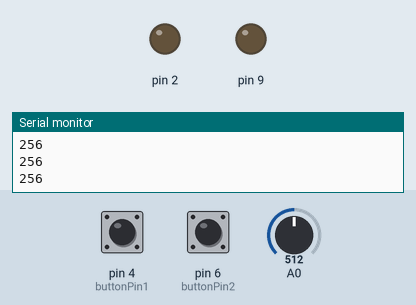
Simulated run of this sketch. Board: Arduino Uno, built with avr-gcc and run on an emulated ATmega328P. Parts: output pins drawn as LEDs (lit = HIGH), the last lines printed to the serial monitor. Wiring (inferred from the names in the program): HMC5883L compass at I2C address 0x1E. The inputs (shaded band) are chosen by the test bench; at power-on: A0 = 512, pin 4 (buttonPin1) HIGH, pin 6 (buttonPin2) LOW.

Above: at 1.2 s.
1.3 s: A0 set to 188
2.8 s: A0 set to 161
At 3.6 s:
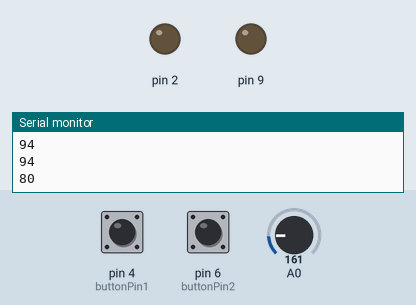
5.8 s: A0 set to 106
8.8 s: A0 set to 94
At 9.5 s:
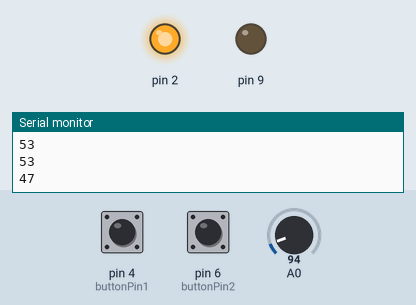
11.8 s: pin 4 (buttonPin1) pulled LOW for 3.2 s
At 12.2 s:
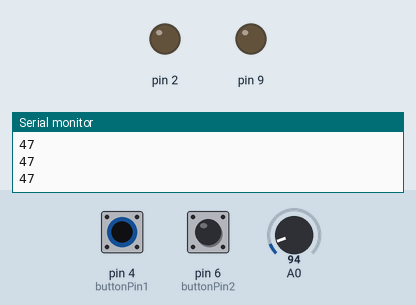
16.5 s: pin 6 (buttonPin2) pulled HIGH for 3.2 s
At 20.4 s:
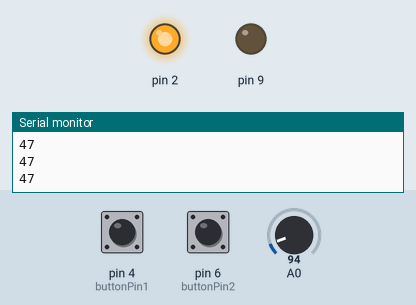
Timing chart, 0 to 22.2 s (numbered marks = the images above; inputs shaded):
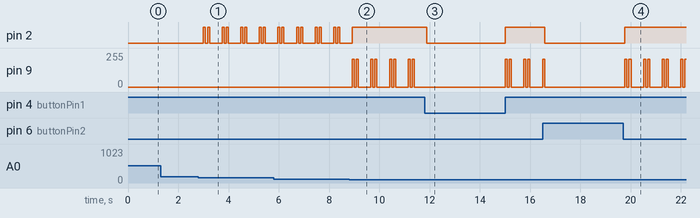

Measured:
- the behaviour switches between 100 and 99 on A0 (found by bisection; images 1 and 2)
- after the input at 2.8 s, pin 2: LOW → HIGH after 0.20 s, then repeats every 0.74 s: LOW 0.08 s, HIGH 0.08 s, LOW 0.50 s, HIGH 0.08 s
- after the input at 8.8 s, pin 2: goes on until 8.9 s, then stays HIGH; pin 9: 0/255 → 208/255 after 0.13 s, then repeats every 0.74 s: 0/255 0.08 s, 208/255 0.08 s, 0/255 0.50 s, 208/255 0.08 s
- after the input at 11.8 s, pin 2: HIGH → LOW after 0.09 s, → HIGH 3.1 s later
- after the input at 16.5 s, pin 2: HIGH → LOW after 0.07 s, → HIGH 3.2 s later

The sketch:

blind.ino
```cpp
#include <Wire.h> //I2C Arduino Library

#define address 0x1E //0011110b, I2C 7bit address of HMC5883
const int buttonPin1 = 4;
const int buttonPin2 = 6;
const int COMPASS = 1;
const int DISTANCE = 2;
const int OFF = 3;
void setup(){
  pinMode(buttonPin1, INPUT);
  pinMode(buttonPin2, INPUT);
  pinMode(2, OUTPUT);
  //Initialize Serial and I2C communications
  Serial.begin(9600);
  Wire.begin();

  //Put the HMC5883 IC into the correct operating mode
  Wire.beginTransmission(address); //open communication with HMC5883
  Wire.write(0x02); //select mode register
  Wire.write(0x00); //continuous measurement mode
  Wire.endTransmission();
}

void loop(){
  compass();
  distance();
  off();
}

void distance(){
clr();
while(1){
  if(checkMode(DISTANCE)) break;
  int inch = analogRead(0)/2;
  Serial.println(inch);
  if(inch<90&&inch>=50){
    if(checkMode(DISTANCE)) goto out;
    digitalWrite(2, HIGH);
    delay(80);
    if(checkMode(DISTANCE)) goto out;
    digitalWrite(2, LOW);
    delay(80);
    if(checkMode(DISTANCE)) goto out;
    digitalWrite(2, HIGH);
    delay(80);
    if(checkMode(DISTANCE)) goto out;
    digitalWrite(2, LOW);
  }
  else if(inch<50&&inch>=25){
    if(checkMode(DISTANCE)) goto out;
    analogWrite(9,255-inch);
    digitalWrite(2, HIGH);
    delay(80);
    if(checkMode(DISTANCE)) goto out;
    analogWrite(9,0);
    delay(80);
    if(checkMode(DISTANCE)) goto out;
    analogWrite(9,255-inch);
    delay(80);
    if(checkMode(DISTANCE)) goto out;
    analogWrite(9,0);
  }
  else if(inch<25){
    if(checkMode(DISTANCE)) goto out;
    analogWrite(9,255-inch);
    digitalWrite(2, HIGH);
  }
  else{
    if(checkMode(DISTANCE)) goto out;
    digitalWrite(2, LOW);
    analogWrite(9,0);
  }
  if(checkMode(DISTANCE)) break;
  delay(500);
  if(checkMode(DISTANCE)) break;
out:;
}
}
void compass(){
clr();
while(1){
  int x,y,z; //triple axis data
  if(checkMode(COMPASS)) break;
  //Tell the HMC5883L where to begin reading data
  Wire.beginTransmission(address);
  Wire.write(0x03); //select register 3, X MSB register
  Wire.endTransmission();


 //Read data from each axis, 2 registers per axis
  Wire.requestFrom(address, 6);
  if(6<=Wire.available()){
    x = Wire.read()<<8; //X msb
    x |= Wire.read(); //X lsb
    y = Wire.read()<<8; //Y msb
    y |= Wire.read(); //Y lsb
  }
  if(checkMode(COMPASS)) break;

  int angle = atan2((double)y,(double)x)*(180/3.1415926535)+180;
  Serial.println("  degree: ");
  Serial.println(angle);

  if(checkMode(COMPASS)) break;
  if(angle<20||angle>340){
    analogWrite(9,200);
  }
  else if(angle<175){
    if(checkMode(COMPASS)) break;
    analogWrite(9,256-angle);
    delay(80);
    if(checkMode(COMPASS)) break;
    analogWrite(9,0);
    delay(80);
    if(checkMode(COMPASS)) break;
    analogWrite(9,256-angle);
    delay(80);
    if(checkMode(COMPASS)) break;
    analogWrite(9,0);
    delay(80);
    if(checkMode(COMPASS)) break;
  }
  else if(angle>185){
    analogWrite(9,angle-105);
    if(checkMode(COMPASS)) break;
    delay(80);
    if(checkMode(COMPASS)) break;
    analogWrite(9,0);
    delay(240);
    if(checkMode(COMPASS)) break;
  }
  else analogWrite(9,0);
  if(checkMode(COMPASS)) break;
  delay(250);
  if(checkMode(COMPASS)) break;
}
}
void off(){
  clr();
  while(1){
    delay(80);
    if(checkMode(OFF)) break;
  }
}
void clr(){
  digitalWrite(2, LOW);
  analogWrite(9,0);
}
bool checkMode(int mode){
  int switch1 = digitalRead(buttonPin1);
  int switch2 = digitalRead(buttonPin2);
  switch(mode){
    case COMPASS:
      if((!switch1)&&switch2) return false;
      else return true;
      break;
    case DISTANCE:
      if(switch1&&(!switch2)) return false;
      else return true;
      break;
    case OFF:
      if(switch1&&switch2) return false;
      else return true;
      break;
  }
}
```
